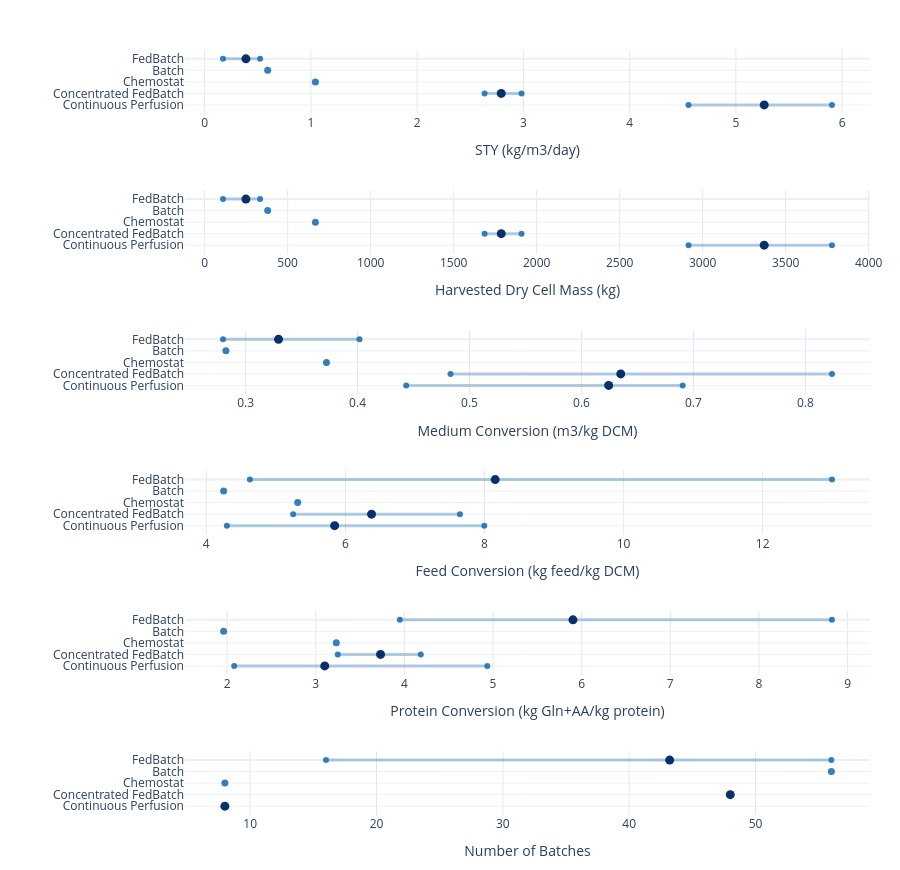

The code cell stored with this chart in its notebook:
### Markdown cell above
## 5. Mode-Level Aggregated Figures

### 5.1 KPI ranges and means by operating mode

This lollipop/range overview uses the aggregated `campaign_summary_table`; it is distinct from the run-level heatmap above.

### Code cell
# Faceted lollipop overview of aggregated KPI ranges and means by operating mode
# Uses campaign_summary_table rather than individual run rows.
import numpy as np
import plotly.graph_objects as go
from plotly.subplots import make_subplots

if "campaign_summary_table" not in globals():
    raise ValueError("Run the campaign summary-table cell first.")

if "mode_order" not in globals() or not mode_order:
    raise ValueError("Run the shared plotting data initialization cell first.")

plot_tbl = campaign_summary_table.copy()
if plot_tbl.empty:
    raise ValueError("campaign_summary_table is empty.")

# Optional campaign filter (kept for future multi-campaign files merged into one table)
CAMPAIGN_FILTER = [CAMPAIGN_LABEL]
if CAMPAIGN_FILTER:
    plot_tbl = plot_tbl[plot_tbl["campaign"].isin(CAMPAIGN_FILTER)].copy()

kpi_order = [k for k in MAIN_KPIS if k in plot_tbl["kpi"].unique()]
if not kpi_order:
    raise ValueError("No matching KPI rows found in campaign_summary_table.")

# Reuse the mode ordering determined in the shared plotting initialization cell
mode_group_order = []
for m in mode_order:
    cm = canonical_mode(m)
    if cm not in mode_group_order:
        mode_group_order.append(cm)
mode_group_order = [m for m in mode_group_order if m in plot_tbl["mode_group"].astype(str).unique()]
mode_to_y = {m: i for i, m in enumerate(mode_group_order)}

# Single hue for ranges and endpoints; darker markers show mode means.
BASE_COLOR = "rgba(33, 113, 181, 0.90)"
RANGE_COLOR = "rgba(33, 113, 181, 0.35)"
MEAN_COLOR = "rgba(8, 48, 107, 1.00)"

fig = make_subplots(
    rows=len(kpi_order),
    cols=1,
    shared_xaxes=False,
    shared_yaxes=False,
    vertical_spacing=0.1,
    #subplot_titles=[KPI_LABELS_MAIN.get(k, k) for k in kpi_order],
)

for row_idx, kpi in enumerate(kpi_order, start=1):
    sub = plot_tbl[plot_tbl["kpi"] == kpi].copy()
    sub["y"] = sub["mode_group"].astype(str).map(mode_to_y)

    # Multi-run ranges
    multi = sub[sub["n_runs"] > 1]
    for _, r in multi.iterrows():
        fig.add_trace(
            go.Scatter(
                x=[r["min_value"], r["max_value"]],
                y=[r["y"], r["y"]],
                mode="lines",
                line=dict(width=3, color=RANGE_COLOR),
                hovertemplate=(
                    f"<b>{r['campaign']}</b><br>"
                    + f"Mode: {r['mode_group']}<br>"
                    + "Range: %{x:.4g}<extra></extra>"
                ),
                showlegend=False,
            ),
            row=row_idx,
            col=1,
        )

    # Endpoints for multi-run ranges
    if not multi.empty:
        fig.add_trace(
            go.Scatter(
                x=np.r_[multi["min_value"].values, multi["max_value"].values],
                y=np.r_[multi["y"].values, multi["y"].values],
                mode="markers",
                marker=dict(size=6, color=BASE_COLOR),
                hovertemplate="Value: %{x:.4g}<extra></extra>",
                showlegend=False,
            ),
            row=row_idx,
            col=1,
        )

    # Mean marker for multi-run modes
    if not multi.empty:
        fig.add_trace(
            go.Scatter(
                x=multi["mean_value"],
                y=multi["y"],
                mode="markers",
                marker=dict(size=9, color=MEAN_COLOR),
                hovertemplate=("<b>%{text}</b><br>Mean: %{x:.4g}<extra></extra>"),
                text=multi["mode_group"].astype(str),
                showlegend=False,
            ),
            row=row_idx,
            col=1,
        )

    # Single-run modes: one dot only
    single = sub[sub["n_runs"] == 1]
    if not single.empty:
        fig.add_trace(
            go.Scatter(
                x=single["mean_value"],
                y=single["y"],
                mode="markers",
                marker=dict(size=7, color=BASE_COLOR),
                hovertemplate=("<b>%{text}</b><br>Value: %{x:.4g}<extra></extra>"),
                text=single["mode_group"].astype(str),
                showlegend=False,
            ),
            row=row_idx,
            col=1,
        )

    fig.update_yaxes(
        tickmode="array",
        tickvals=list(mode_to_y.values()),
        ticktext=list(mode_to_y.keys()),
        autorange="reversed",
        row=row_idx,
        col=1,
    )

    # Per-subplot x-axis title (remove shared/global title approach)
    fig.update_xaxes(
        title_text=KPI_LABELS_MAIN.get(kpi, kpi),
        showgrid=True,
        gridcolor="rgba(0,0,0,0.10)",
        zeroline=False,
        row=row_idx,
        col=1,
    )

fig.update_layout(
    template="plotly_white",
    width=900,
    height=max(500, 145 * len(kpi_order)),
    showlegend=False,
    margin=dict(l=185, r=30, t=50, b=55),
)

fig.show()

### Figure 1 — Plotly figure (JSON) as saved in the notebook; plotly's stock layout.template omitted (floating-point values rounded to 4 significant figures)
{"data": [{"hovertemplate": "<b>Campaign_2</b><br>Mode: FedBatch<br>Range: %{x:.4g}<extra></extra>", "line": {"color": "rgba(33, 113, 181, 0.35)", "width": 3}, "mode": "lines", "showlegend": false, "type": "scatter", "x": [0.1727, 0.522], "xaxis": "x", "y": [0, 0], "yaxis": "y"}, {"hovertemplate": "<b>Campaign_2</b><br>Mode: Concentrated FedBatch<br>Range: %{x:.4g}<extra></extra>", "line": {"color": "rgba(33, 113, 181, 0.35)", "width": 3}, "mode": "lines", "showlegend": false, "type": "scatter", "x": [2.635, 2.983], "xaxis": "x", "y": [3, 3], "yaxis": "y"}, {"hovertemplate": "<b>Campaign_2</b><br>Mode: Continuous Perfusion<br>Range: %{x:.4g}<extra></extra>", "line": {"color": "rgba(33, 113, 181, 0.35)", "width": 3}, "mode": "lines", "showlegend": false, "type": "scatter", "x": [4.554, 5.905], "xaxis": "x", "y": [4, 4], "yaxis": "y"}, {"hovertemplate": "Value: %{x:.4g}<extra></extra>", "marker": {"color": "rgba(33, 113, 181, 0.90)", "size": 6}, "mode": "markers", "showlegend": false, "type": "scatter", "x": [0.1727, 2.635, 4.554, 0.522, 2.983, 5.905], "xaxis": "x", "y": [0, 3, 4, 0, 3, 4], "yaxis": "y"}, {"hovertemplate": "<b>%{text}</b><br>Mean: %{x:.4g}<extra></extra>", "marker": {"color": "rgba(8, 48, 107, 1.00)", "size": 9}, "mode": "markers", "showlegend": false, "text": ["FedBatch", "Concentrated FedBatch", "Continuous Perfusion"], "type": "scatter", "x": [0.3884, 2.792, 5.267], "xaxis": "x", "y": [0, 3, 4], "yaxis": "y"}, {"hovertemplate": "<b>%{text}</b><br>Value: %{x:.4g}<extra></extra>", "marker": {"color": "rgba(33, 113, 181, 0.90)", "size": 7}, "mode": "markers", "showlegend": false, "text": ["Batch", "Chemostat"], "type": "scatter", "x": [0.5931, 1.042], "xaxis": "x", "y": [1, 2], "yaxis": "y"}, {"hovertemplate": "<b>Campaign_2</b><br>Mode: FedBatch<br>Range: %{x:.4g}<extra></extra>", "line": {"color": "rgba(33, 113, 181, 0.35)", "width": 3}, "mode": "lines", "showlegend": false, "type": "scatter", "x": [110.5, 334.1], "xaxis": "x2", "y": [0, 0], "yaxis": "y2"}, {"hovertemplate": "<b>Campaign_2</b><br>Mode: Concentrated FedBatch<br>Range: %{x:.4g}<extra></extra>", "line": {"color": "rgba(33, 113, 181, 0.35)", "width": 3}, "mode": "lines", "showlegend": false, "type": "scatter", "x": [1686.0, 1909.0], "xaxis": "x2", "y": [3, 3], "yaxis": "y2"}, {"hovertemplate": "<b>Campaign_2</b><br>Mode: Continuous Perfusion<br>Range: %{x:.4g}<extra></extra>", "line": {"color": "rgba(33, 113, 181, 0.35)", "width": 3}, "mode": "lines", "showlegend": false, "type": "scatter", "x": [2915.0, 3779.0], "xaxis": "x2", "y": [4, 4], "yaxis": "y2"}, {"hovertemplate": "Value: %{x:.4g}<extra></extra>", "marker": {"color": "rgba(33, 113, 181, 0.90)", "size": 6}, "mode": "markers", "showlegend": false, "type": "scatter", "x": [110.5, 1686.0, 2915.0, 334.1, 1909.0, 3779.0], "xaxis": "x2", "y": [0, 3, 4, 0, 3, 4], "yaxis": "y2"}, {"hovertemplate": "<b>%{text}</b><br>Mean: %{x:.4g}<extra></extra>", "marker": {"color": "rgba(8, 48, 107, 1.00)", "size": 9}, "mode": "markers", "showlegend": false, "text": ["FedBatch", "Concentrated FedBatch", "Continuous Perfusion"], "type": "scatter", "x": [248.6, 1787.0, 3371.0], "xaxis": "x2", "y": [0, 3, 4], "yaxis": "y2"}, {"hovertemplate": "<b>%{text}</b><br>Value: %{x:.4g}<extra></extra>", "marker": {"color": "rgba(33, 113, 181, 0.90)", "size": 7}, "mode": "markers", "showlegend": false, "text": ["Batch", "Chemostat"], "type": "scatter", "x": [379.6, 667.1], "xaxis": "x2", "y": [1, 2], "yaxis": "y2"}, {"hovertemplate": "<b>Campaign_2</b><br>Mode: FedBatch<br>Range: %{x:.4g}<extra></extra>", "line": {"color": "rgba(33, 113, 181, 0.35)", "width": 3}, "mode": "lines", "showlegend": false, "type": "scatter", "x": [0.2798, 0.4017], "xaxis": "x3", "y": [0, 0], "yaxis": "y3"}, {"hovertemplate": "<b>Campaign_2</b><br>Mode: Concentrated FedBatch<br>Range: %{x:.4g}<extra></extra>", "line": {"color": "rgba(33, 113, 181, 0.35)", "width": 3}, "mode": "lines", "showlegend": false, "type": "scatter", "x": [0.483, 0.8237], "xaxis": "x3", "y": [3, 3], "yaxis": "y3"}, {"hovertemplate": "<b>Campaign_2</b><br>Mode: Continuous Perfusion<br>Range: %{x:.4g}<extra></extra>", "line": {"color": "rgba(33, 113, 181, 0.35)", "width": 3}, "mode": "lines", "showlegend": false, "type": "scatter", "x": [0.4434, 0.6904], "xaxis": "x3", "y": [4, 4], "yaxis": "y3"}, {"hovertemplate": "Value: %{x:.4g}<extra></extra>", "marker": {"color": "rgba(33, 113, 181, 0.90)", "size": 6}, "mode": "markers", "showlegend": false, "type": "scatter", "x": [0.2798, 0.483, 0.4434, 0.4017, 0.8237, 0.6904], "xaxis": "x3", "y": [0, 3, 4, 0, 3, 4], "yaxis": "y3"}, {"hovertemplate": "<b>%{text}</b><br>Mean: %{x:.4g}<extra></extra>", "marker": {"color": "rgba(8, 48, 107, 1.00)", "size": 9}, "mode": "markers", "showlegend": false, "text": ["FedBatch", "Concentrated FedBatch", "Continuous Perfusion"], "type": "scatter", "x": [0.3295, 0.6351, 0.6243], "xaxis": "x3", "y": [0, 3, 4], "yaxis": "y3"}, {"hovertemplate": "<b>%{text}</b><br>Value: %{x:.4g}<extra></extra>", "marker": {"color": "rgba(33, 113, 181, 0.90)", "size": 7}, "mode": "markers", "showlegend": false, "text": ["Batch", "Chemostat"], "type": "scatter", "x": [0.2824, 0.3722], "xaxis": "x3", "y": [1, 2], "yaxis": "y3"}, {"hovertemplate": "<b>Campaign_2</b><br>Mode: FedBatch<br>Range: %{x:.4g}<extra></extra>", "line": {"color": "rgba(33, 113, 181, 0.35)", "width": 3}, "mode": "lines", "showlegend": false, "type": "scatter", "x": [4.627, 13.0], "xaxis": "x4", "y": [0, 0], "yaxis": "y4"}, {"hovertemplate": "<b>Campaign_2</b><br>Mode: Concentrated FedBatch<br>Range: %{x:.4g}<extra></extra>", "line": {"color": "rgba(33, 113, 181, 0.35)", "width": 3}, "mode": "lines", "showlegend": false, "type": "scatter", "x": [5.249, 7.648], "xaxis": "x4", "y": [3, 3], "yaxis": "y4"}, {"hovertemplate": "<b>Campaign_2</b><br>Mode: Continuous Perfusion<br>Range: %{x:.4g}<extra></extra>", "line": {"color": "rgba(33, 113, 181, 0.35)", "width": 3}, "mode": "lines", "showlegend": false, "type": "scatter", "x": [4.296, 7.997], "xaxis": "x4", "y": [4, 4], "yaxis": "y4"}, {"hovertemplate": "Value: %{x:.4g}<extra></extra>", "marker": {"color": "rgba(33, 113, 181, 0.90)", "size": 6}, "mode": "markers", "showlegend": false, "type": "scatter", "x": [4.627, 5.249, 4.296, 13.0, 7.648, 7.997], "xaxis": "x4", "y": [0, 3, 4, 0, 3, 4], "yaxis": "y4"}, {"hovertemplate": "<b>%{text}</b><br>Mean: %{x:.4g}<extra></extra>", "marker": {"color": "rgba(8, 48, 107, 1.00)", "size": 9}, "mode": "markers", "showlegend": false, "text": ["FedBatch", "Concentrated FedBatch", "Continuous Perfusion"], "type": "scatter", "x": [8.154, 6.376, 5.845], "xaxis": "x4", "y": [0, 3, 4], "yaxis": "y4"}, {"hovertemplate": "<b>%{text}</b><br>Value: %{x:.4g}<extra></extra>", "marker": {"color": "rgba(33, 113, 181, 0.90)", "size": 7}, "mode": "markers", "showlegend": false, "text": ["Batch", "Chemostat"], "type": "scatter", "x": [4.249, 5.314], "xaxis": "x4", "y": [1, 2], "yaxis": "y4"}, {"hovertemplate": "<b>Campaign_2</b><br>Mode: FedBatch<br>Range: %{x:.4g}<extra></extra>", "line": {"color": "rgba(33, 113, 181, 0.35)", "width": 3}, "mode": "lines", "showlegend": false, "type": "scatter", "x": [3.949, 8.824], "xaxis": "x5", "y": [0, 0], "yaxis": "y5"}, {"hovertemplate": "<b>Campaign_2</b><br>Mode: Concentrated FedBatch<br>Range: %{x:.4g}<extra></extra>", "line": {"color": "rgba(33, 113, 181, 0.35)", "width": 3}, "mode": "lines", "showlegend": false, "type": "scatter", "x": [3.248, 4.185], "xaxis": "x5", "y": [3, 3], "yaxis": "y5"}, {"hovertemplate": "<b>Campaign_2</b><br>Mode: Continuous Perfusion<br>Range: %{x:.4g}<extra></extra>", "line": {"color": "rgba(33, 113, 181, 0.35)", "width": 3}, "mode": "lines", "showlegend": false, "type": "scatter", "x": [2.079, 4.935], "xaxis": "x5", "y": [4, 4], "yaxis": "y5"}, {"hovertemplate": "Value: %{x:.4g}<extra></extra>", "marker": {"color": "rgba(33, 113, 181, 0.90)", "size": 6}, "mode": "markers", "showlegend": false, "type": "scatter", "x": [3.949, 3.248, 2.079, 8.824, 4.185, 4.935], "xaxis": "x5", "y": [0, 3, 4, 0, 3, 4], "yaxis": "y5"}, {"hovertemplate": "<b>%{text}</b><br>Mean: %{x:.4g}<extra></extra>", "marker": {"color": "rgba(8, 48, 107, 1.00)", "size": 9}, "mode": "markers", "showlegend": false, "text": ["FedBatch", "Concentrated FedBatch", "Continuous Perfusion"], "type": "scatter", "x": [5.902, 3.731, 3.102], "xaxis": "x5", "y": [0, 3, 4], "yaxis": "y5"}, {"hovertemplate": "<b>%{text}</b><br>Value: %{x:.4g}<extra></extra>", "marker": {"color": "rgba(33, 113, 181, 0.90)", "size": 7}, "mode": "markers", "showlegend": false, "text": ["Batch", "Chemostat"], "type": "scatter", "x": [1.961, 3.232], "xaxis": "x5", "y": [1, 2], "yaxis": "y5"}, {"hovertemplate": "<b>Campaign_2</b><br>Mode: FedBatch<br>Range: %{x:.4g}<extra></extra>", "line": {"color": "rgba(33, 113, 181, 0.35)", "width": 3}, "mode": "lines", "showlegend": false, "type": "scatter", "x": [16, 56], "xaxis": "x6", "y": [0, 0], "yaxis": "y6"}, {"hovertemplate": "<b>Campaign_2</b><br>Mode: Concentrated FedBatch<br>Range: %{x:.4g}<extra></extra>", "line": {"color": "rgba(33, 113, 181, 0.35)", "width": 3}, "mode": "lines", "showlegend": false, "type": "scatter", "x": [48, 48], "xaxis": "x6", "y": [3, 3], "yaxis": "y6"}, {"hovertemplate": "<b>Campaign_2</b><br>Mode: Continuous Perfusion<br>Range: %{x:.4g}<extra></extra>", "line": {"color": "rgba(33, 113, 181, 0.35)", "width": 3}, "mode": "lines", "showlegend": false, "type": "scatter", "x": [8, 8], "xaxis": "x6", "y": [4, 4], "yaxis": "y6"}, {"hovertemplate": "Value: %{x:.4g}<extra></extra>", "marker": {"color": "rgba(33, 113, 181, 0.90)", "size": 6}, "mode": "markers", "showlegend": false, "type": "scatter", "x": [16.0, 48.0, 8.0, 56.0, 48.0, 8.0], "xaxis": "x6", "y": [0, 3, 4, 0, 3, 4], "yaxis": "y6"}, {"hovertemplate": "<b>%{text}</b><br>Mean: %{x:.4g}<extra></extra>", "marker": {"color": "rgba(8, 48, 107, 1.00)", "size": 9}, "mode": "markers", "showlegend": false, "text": ["FedBatch", "Concentrated FedBatch", "Continuous Perfusion"], "type": "scatter", "x": [43.2, 48.0, 8.0], "xaxis": "x6", "y": [0, 3, 4], "yaxis": "y6"}, {"hovertemplate": "<b>%{text}</b><br>Value: %{x:.4g}<extra></extra>", "marker": {"color": "rgba(33, 113, 181, 0.90)", "size": 7}, "mode": "markers", "showlegend": false, "text": ["Batch", "Chemostat"], "type": "scatter", "x": [56.0, 8.0], "xaxis": "x6", "y": [1, 2], "yaxis": "y6"}], "layout": {"height": 870, "margin": {"b": 55, "l": 185, "r": 30, "t": 50}, "showlegend": false, "width": 900, "xaxis": {"anchor": "y", "domain": [0, 1], "gridcolor": "rgba(0,0,0,0.10)", "showgrid": true, "title": {"text": "STY (kg/m3/day)"}, "zeroline": false}, "xaxis2": {"anchor": "y2", "domain": [0, 1], "gridcolor": "rgba(0,0,0,0.10)", "showgrid": true, "title": {"text": "Harvested Dry Cell Mass (kg)"}, "zeroline": false}, "xaxis3": {"anchor": "y3", "domain": [0, 1], "gridcolor": "rgba(0,0,0,0.10)", "showgrid": true, "title": {"text": "Medium Conversion (m3/kg DCM)"}, "zeroline": false}, "xaxis4": {"anchor": "y4", "domain": [0, 1], "gridcolor": "rgba(0,0,0,0.10)", "showgrid": true, "title": {"text": "Feed Conversion (kg feed/kg DCM)"}, "zeroline": false}, "xaxis5": {"anchor": "y5", "domain": [0, 1], "gridcolor": "rgba(0,0,0,0.10)", "showgrid": true, "title": {"text": "Protein Conversion (kg Gln+AA/kg protein)"}, "zeroline": false}, "xaxis6": {"anchor": "y6", "domain": [0, 1], "gridcolor": "rgba(0,0,0,0.10)", "showgrid": true, "title": {"text": "Number of Batches"}, "zeroline": false}, "yaxis": {"anchor": "x", "autorange": "reversed", "domain": [0.9167, 1], "tickmode": "array", "ticktext": ["FedBatch", "Batch", "Chemostat", "Concentrated FedBatch", "Continuous Perfusion"], "tickvals": [0, 1, 2, 3, 4]}, "yaxis2": {"anchor": "x2", "autorange": "reversed", "domain": [0.7333, 0.8167], "tickmode": "array", "ticktext": ["FedBatch", "Batch", "Chemostat", "Concentrated FedBatch", "Continuous Perfusion"], "tickvals": [0, 1, 2, 3, 4]}, "yaxis3": {"anchor": "x3", "autorange": "reversed", "domain": [0.55, 0.6333], "tickmode": "array", "ticktext": ["FedBatch", "Batch", "Chemostat", "Concentrated FedBatch", "Continuous Perfusion"], "tickvals": [0, 1, 2, 3, 4]}, "yaxis4": {"anchor": "x4", "autorange": "reversed", "domain": [0.3667, 0.45], "tickmode": "array", "ticktext": ["FedBatch", "Batch", "Chemostat", "Concentrated FedBatch", "Continuous Perfusion"], "tickvals": [0, 1, 2, 3, 4]}, "yaxis5": {"anchor": "x5", "autorange": "reversed", "domain": [0.1833, 0.2667], "tickmode": "array", "ticktext": ["FedBatch", "Batch", "Chemostat", "Concentrated FedBatch", "Continuous Perfusion"], "tickvals": [0, 1, 2, 3, 4]}, "yaxis6": {"anchor": "x6", "autorange": "reversed", "domain": [0, 0.08333], "tickmode": "array", "ticktext": ["FedBatch", "Batch", "Chemostat", "Concentrated FedBatch", "Continuous Perfusion"], "tickvals": [0, 1, 2, 3, 4]}}}
